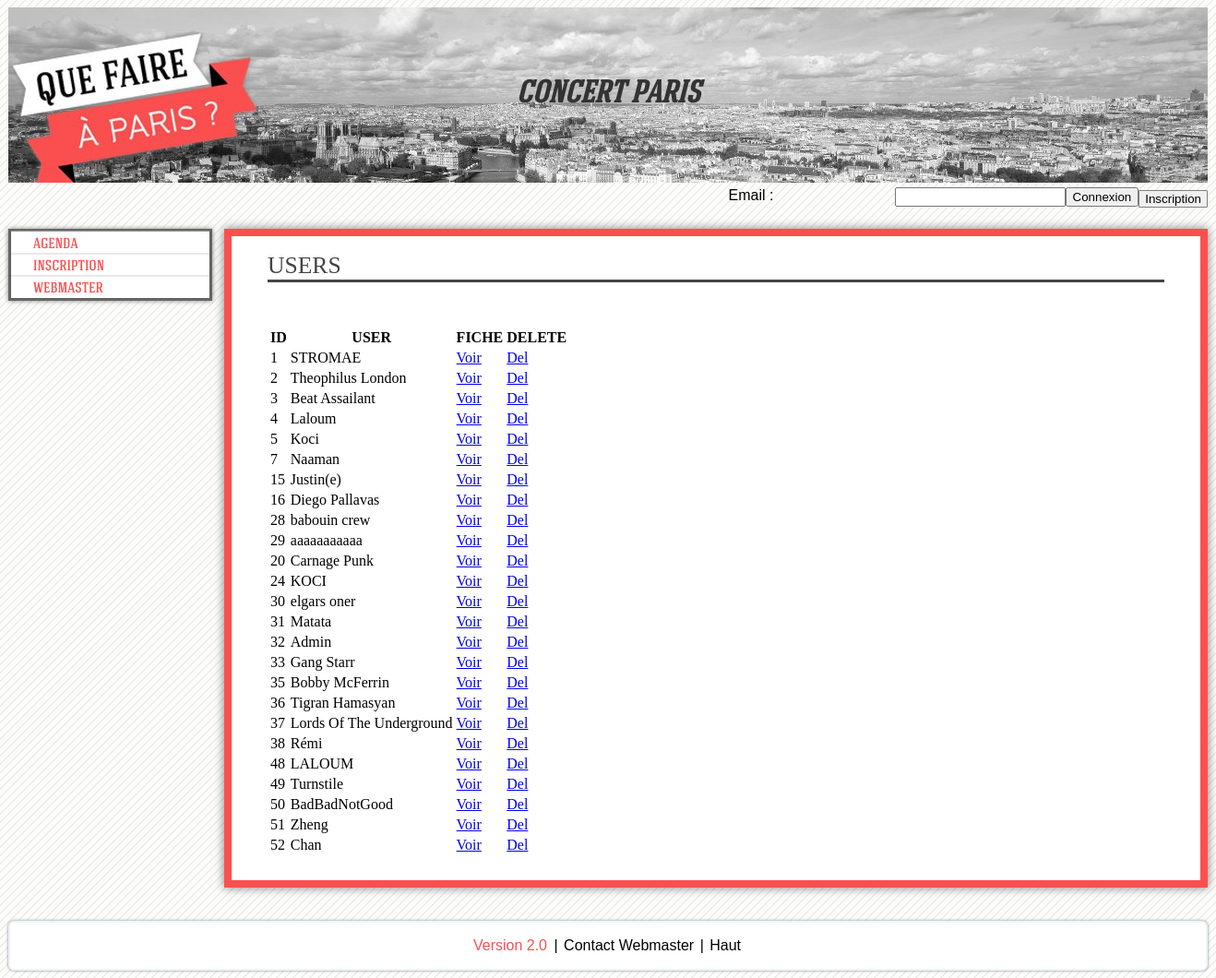
The page /users.php on the database its author committed.
### tables this page shows
CREATE TABLE IF NOT EXISTS `t_personne` (
  `PERSONNE_ID` int(6) NOT NULL,
  `PERSONNE_Pseudo` varchar(255) DEFAULT NULL,
  `PERSONNE_Nom` varchar(255) DEFAULT NULL,
  `PERSONNE_Mdp` varchar(255) DEFAULT NULL,
  `PERSONNE_TypeUser` varchar(255) DEFAULT NULL,
  `PERSONNE_Photo` varchar(255) DEFAULT NULL,
  `PERSONNE_Mail` varchar(255) DEFAULT NULL,
  `PERSONNE_Tel` varchar(255) DEFAULT NULL
);

### users.php (the view)
<?php include("include/header.php");
	$link = connectDB();
	$sql='SELECT * from t_personne';
	$req = mysql_query($sql,$link) or die('Erreur SQL !<br />' . $sql . '<br />' . mysql_error());
?>
<h1>Users</h1>
<br />
<?php
	echo('<table><tr>
					<th>ID</th>
					<th>USER</th>
					<th>FICHE</th>
					<th>DELETE</th>
				</tr>');
	while ($aPersonneInfo = mysql_fetch_array($req)) {
		echo'<tr>
				<td>' .$aPersonneInfo['PERSONNE_ID'].'</td>
				<td>' .$aPersonneInfo['PERSONNE_Nom'].'</td>
				<td><a href="fiche.php?ID=' .$aPersonneInfo['PERSONNE_ID'].'&TYPE=' .$aPersonneInfo['PERSONNE_TypeUser']. '">Voir</a></td>
				<td><a href="action/destroy_user.php?ID=' .$aPersonneInfo['PERSONNE_ID'].'">Del</a></td>
			</tr>';
	}
	echo('</table>');
?>
 <?php include("include/footer.php");?>

### configuration.css (style rules this page uses)
body { background: url('./images/bg-stripe.gif') repeat; }
#corps h1 { border-top:white; border-left:white; border-right:white; border-bottom:3px solid #444; text-transform: uppercase; font-family: 'hagin_caps_mediumregular'; font-weight: lighter; -webkit-animation: h1 4s linear 0s infinite alternate; animation: h1 4s linear 0s infinite alternate; color: #444; text-align: left; margin-bottom: 10px; font-family: Verdana, serif; font-size:1.6em; }
table { margin: 2% 0 0 0; border-color:#e8f0f4; }

### rows shown on the page
t_personne: PERSONNE_ID "1", PERSONNE_Nom "STROMAE"
t_personne: PERSONNE_ID "2", PERSONNE_Nom "Theophilus London"
t_personne: PERSONNE_ID "3", PERSONNE_Nom "Beat Assailant"
t_personne: PERSONNE_ID "4", PERSONNE_Nom "Laloum"
t_personne: PERSONNE_ID "5", PERSONNE_Nom "Koci"
t_personne: PERSONNE_ID "7", PERSONNE_Nom "Naaman"
t_personne: PERSONNE_ID "15", PERSONNE_Nom "Justin(e)"
t_personne: PERSONNE_ID "16", PERSONNE_Nom "Diego Pallavas"
t_personne: PERSONNE_ID "28", PERSONNE_Nom "babouin crew"
t_personne: PERSONNE_ID "29", PERSONNE_Nom "aaaaaaaaaaa"
t_personne: PERSONNE_ID "20", PERSONNE_Nom "Carnage Punk"
t_personne: PERSONNE_ID "24", PERSONNE_Nom "KOCI"
t_personne: PERSONNE_ID "30", PERSONNE_Nom "elgars oner"
t_personne: PERSONNE_ID "31", PERSONNE_Nom "Matata"
t_personne: PERSONNE_ID "32", PERSONNE_Nom "Admin"
t_personne: PERSONNE_ID "33", PERSONNE_Nom "Gang Starr"
t_personne: PERSONNE_ID "35", PERSONNE_Nom "Bobby McFerrin"
t_personne: PERSONNE_ID "36", PERSONNE_Nom "Tigran Hamasyan"
t_personne: PERSONNE_ID "37", PERSONNE_Nom "Lords Of The Underground"
t_personne: PERSONNE_ID "38", PERSONNE_Nom "Rémi"
t_personne: PERSONNE_ID "48", PERSONNE_Nom "LALOUM"
t_personne: PERSONNE_ID "49", PERSONNE_Nom "Turnstile"
t_personne: PERSONNE_ID "50", PERSONNE_Nom "BadBadNotGood"
t_personne: PERSONNE_ID "51", PERSONNE_Nom "Zheng"
t_personne: PERSONNE_ID "52", PERSONNE_Nom "Chan"
